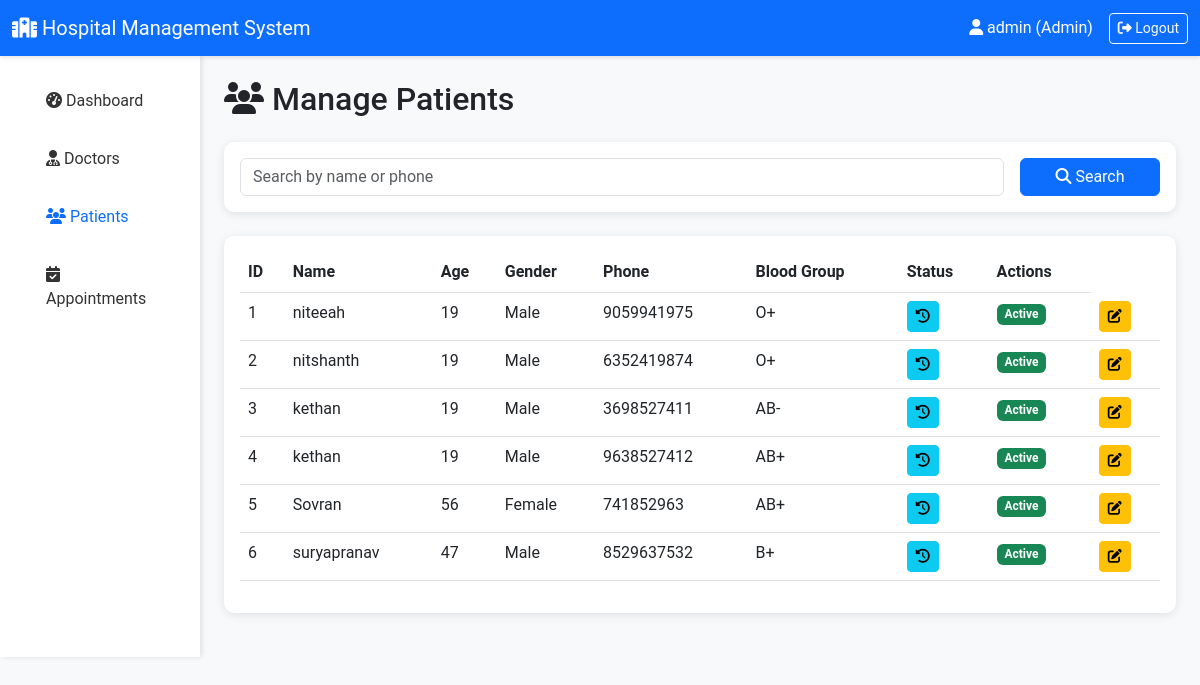
/admin/patients (signed in), run on the app's committed database.
### app.py (models this page shows)
class Patient(db.Model):
    id = db.Column(db.Integer, primary_key=True)
    user_id = db.Column(db.Integer, db.ForeignKey('user.id'), nullable=False)
    full_name = db.Column(db.String(100), nullable=False)
    age = db.Column(db.Integer)
    gender = db.Column(db.String(10))
    phone = db.Column(db.String(15))
    address = db.Column(db.Text)
    blood_group = db.Column(db.String(5))
    is_active = db.Column(db.Boolean, default=True)
    user = db.relationship('User', backref='patient_profile')
    appointments = db.relationship('Appointment', backref='patient', lazy=True)

### app.py (the view)
@app.route('/admin/patients')
@login_required
@admin_required
def admin_patients():
    search = request.args.get('search', '')
    if search:
        patients = Patient.query.filter(
            (Patient.full_name.contains(search)) |
            (Patient.phone.contains(search))
        ).all()
    else:
        patients = Patient.query.all()
    return render_template('admin/patients.html', patients=patients, search=search)

### app.py (called while the page is built)
def login_required(func):
    @wraps(func)
    def wrapper(*args, **kwargs):
        if 'user_id' not in session:
            flash("Please log in first.", "warning")
            return redirect(url_for('login'))
        return func(*args, **kwargs)
    return wrapper

def admin_required(func):
    @wraps(func)
    def wrapper(*args, **kwargs):
        if session.get('role') != 'admin':
            flash("Admins only!", "danger")
            return redirect(url_for('index'))
        return func(*args, **kwargs)
    return wrapper

### templates/admin/patients.html
{% extends "base.html" %}
{% block content %}
<div class="container-fluid">
    <div class="row">
        <div class="col-md-2 sidebar p-0">
            <nav class="nav flex-column p-3">
                <a class="nav-link" href="{{ url_for('admin_dashboard') }}">
                    <i class="fas fa-tachometer-alt"></i> Dashboard
                </a>
                <a class="nav-link" href="{{ url_for('admin_doctors') }}">
                    <i class="fas fa-user-md"></i> Doctors
                </a>
                <a class="nav-link active text-primary" href="{{ url_for('admin_patients') }}">
                    <i class="fas fa-users"></i> Patients
                </a>
                <a class="nav-link" href="{{ url_for('admin_appointments') }}">
                    <i class="fas fa-calendar-check"></i> Appointments
                </a>
            </nav>
        </div>
        <div class="col-md-10 p-4">
            <h2 class="mb-4"><i class="fas fa-users"></i> Manage Patients</h2>
            <div class="card mb-4">
                <div class="card-body">
                    <form method="GET" class="row g-3">
                        <div class="col-md-10">
                            <input type="text" name="search" class="form-control" placeholder="Search by name or phone" value="{{ search }}">
                        </div>
                        <div class="col-md-2">
                            <button type="submit" class="btn btn-primary w-100">
                                <i class="fas fa-search"></i> Search
                            </button>
                        </div>
                    </form>
                </div>
            </div>
            <div class="card">
                <div class="card-body">
                    <table class="table table-hover">
                        <thead>
                            <tr>
                                <th>ID</th>
                                <th>Name</th>
                                <th>Age</th>
                                <th>Gender</th>
                                <th>Phone</th>
                                <th>Blood Group</th>
                                <th>Status</th>
                                <th>Actions</th>
                            </tr>
                        </thead>
                        <tbody>
                            {% for patient in patients %}
                            <tr>
                                <td>{{ patient.id }}</td>
                                <td>{{ patient.full_name }}</td>
                                <td>{{ patient.age }}</td>
                                <td>{{ patient.gender }}</td>
                                <td>{{ patient.phone }}</td>
                                <td>{{ patient.blood_group }}</td>
                                <td>
                                <a href="{{ url_for('admin_patient_history', patient_id=patient.id) }}"
                                 class="btn btn-sm btn-info" title="View History">
                                <i class="fas fa-history"></i>
                                </a>
                                </td>
                                <td>
                                    <span class="badge bg-{{ 'success' if patient.is_active else 'danger' }}">
                                        {{ 'Active' if patient.is_active else 'Inactive' }}
                                    </span>
                                </td>
                                <td>
                                    <a href="{{ url_for('admin_edit_patient', id=patient.id) }}" class="btn btn-sm btn-warning">
                                        <i class="fas fa-edit"></i>
                                    </a>
                                </td>
                            </tr>
                            {% endfor %}
                        </tbody>
                    </table>
                </div>
            </div>
        </div>
    </div>
</div>
{% endblock %}

### templates/base.html (style rules this page uses)
body { font-family: 'Roboto', sans-serif; background-color: #f8f9fa; }
.sidebar { background-color: #fff; box-shadow: 2px 0 5px rgba(0,0,0,.1); }
.sidebar .nav-link { color: #333; padding: 12px 20px; border-radius: 5px; margin: 5px 10px; transition: all 0.3s; }
.sidebar .nav-link:hover, .sidebar .nav-link.active { color: blue; }
.card { border: none; border-radius: 10px; box-shadow: 0 2px 10px rgba(0,0,0,.1); margin-bottom: 20px; }

### data on the page
Patient: id "1", full_name "niteeah", age "19", gender "Male", phone "9059941975", blood_group "O+", is_active "Active"
Patient: id "2", full_name "nitshanth", age "19", gender "Male", phone "6352419874", blood_group "O+", is_active "Active"
Patient: id "3", full_name "kethan", age "19", gender "Male", phone "3698527411", blood_group "AB-", is_active "Active"
Patient: id "4", full_name "kethan", age "19", gender "Male", phone "9638527412", blood_group "AB+", is_active "Active"
Patient: id "5", full_name "Sovran", age "56", gender "Female", phone "741852963", blood_group "AB+", is_active "Active"
Patient: id "6", full_name "suryapranav", age "47", gender "Male", phone "8529637532", blood_group "B+", is_active "Active"

### other printed values
{{ session.username }} "admin"
{{ session.role|capitalize }} "Admin"
